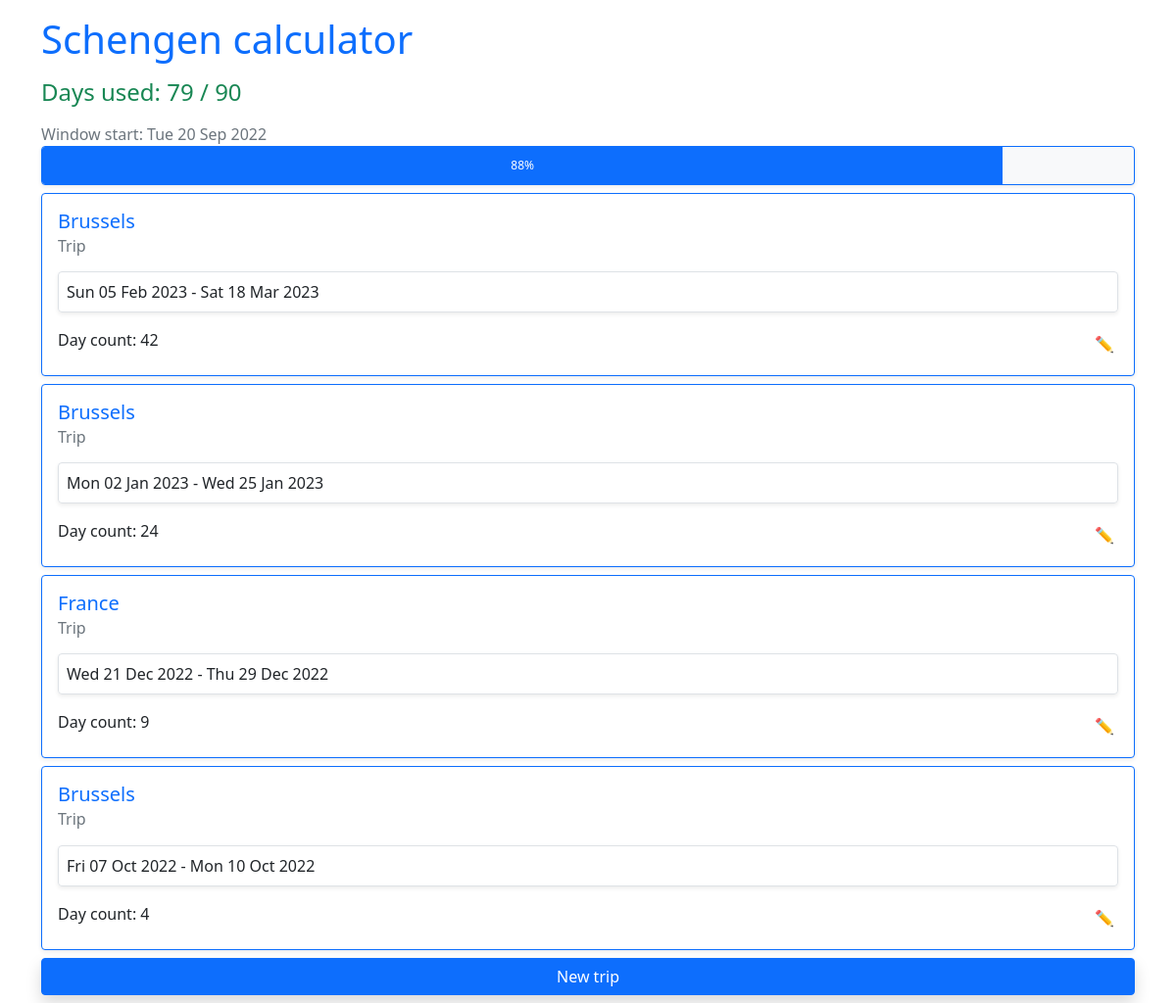
The app's page / (signed in) with its own data.
### main/models.py (models this page shows, shortened)
class Trip(models.Model):
    name = models.CharField(max_length=100, default=settings.DEFAULT_NAME, null=True)
    start_date = models.DateTimeField(auto_now=False, null=False)
    end_date = models.DateTimeField(auto_now=False, null=True)
    current = models.BooleanField(null=False, default=settings.DEFAULT_CURRENT)
    day_count = models.IntegerField(null=False, default=settings.DEFAULT_DAY_COUNT)

### main/views.py (the view)
# urls.py: path('', views.home_view, name='home'),
@login_required()
def home_view(request):
    trips = get_windows_trips()
    window_start = get_window_start()
    count = 0
    for trip in trips:
        update_open_trip(trip.pk)
        if trip.start_date.date() < window_start:
            days_in_window = (trip.end_date.date() - window_start).days
            print(f'Trip at end of window')
            print(f'Days in window: {days_in_window}')
            count += days_in_window
        else:
            count += trip.day_count
    progress = round((count / 90) * 100)
    context = {
        'trips': trips,
        'count': count,
        'progress': progress,
        'window_start': get_window_start()
    }
    return render(request, 'main/home.html', context=context)

### main/utils.py (called while the page is built)
def get_windows_trips():
    trips = Trip.objects.filter(
        end_date__gte=get_window_start()).order_by('-end_date')
    return trips

def get_window_start():
    today = date.today()
    window_start = today - timedelta(days=180)
    return window_start

def update_open_trip(trip_pk):
    trip = Trip.objects.get(pk=trip_pk)
    if trip.current:
        trip.end_date = datetime.now(timezone.utc)
        day_delta = round((trip.end_date - trip.start_date).days) + 1
        trip.day_count = day_delta
        trip.save()

### main/templates/main/home.html
{% extends 'main/base.html' %}
{% block content %}
    <div class="container pt-3">
        <div class="h1 text-primary mb-3">Schengen calculator</div>
        {% if count > 90 %}
            <div class="h4 text-danger mb-3">Days used: {{ count }} / 90</div>
        {% else %}
            <div class="h4 text-success mb-3">Days used: {{ count }} / 90</div>
        {% endif %}
        <div class="text-secondary">Window start: {{ window_start|date:"D d M Y" }}</div>
        <div class="progress bg-light shadow-sm border border-primary" style="height: 40px">
            <div class="progress-bar" role="progressbar" style="width: {{ progress }}%" aria-valuenow="{{ progress }}" aria-valuemin="0" aria-valuemax="100">{{ progress }}%</div>
          </div>
        {%  if trips %}
            {% for trip in trips %}
                {% include "main/trip_card.html" with trip=trip %}
            {% endfor %}
        {% else %}
            <div class="text-secondary mb-2">No trips recorded in the Schengen window. Add a trip below!</div>
        {% endif %}
        <div class="d-grid gap-2 mb-2">
            <a class="btn btn-primary shadow"
               role="button"
               href="{% url 'new_trip' %}">New trip</a>
        </div>
    </div>
{% endblock content %}

### main/templates/main/trip_card.html
{% if trip.current == True %}
<div class="card mt-2 mb-2 shadow-sm border-success border-3">
  <div class="card-body">
    <h5 class="card-title text-success">{{ trip.name }} - Current</h5>
    <h6 class="card-subtitle mb-3 text-muted">Trip</h6>
    <div class="border rounded p-2 shadow-sm mb-3">
      {{ trip.start_date|date:"D d M Y" }} - {{ trip.end_date|date:"D d M Y" }}
    </div>
    <div class="d-flex align-content-end">
      <div class="me-auto">Day count: {{ trip.day_count }}</div>
      <a
        role="button"
        class="button-secondary p-1 text-decoration-none"
        href="{% url 'trip-view' trip.pk %}"
        >✏️</a
      >
      <a
        role="button"
        class="button-secondary p-1 text-decoration-none"
        href="{% url 'refresh-trip' trip.pk %}"
        >↻</a
      >
    </div>
  </div>
</div>
{% else %}
<div class="card mt-2 mb-2 shadow-sm border-primary">
  <div class="card-body">
    <h5 class="card-title text-primary">{{ trip.name }}</h5>
    <h6 class="card-subtitle mb-3 text-muted">Trip</h6>
    <div class="border rounded p-2 shadow-sm mb-3">
      {{ trip.start_date|date:"D d M Y" }} - {{ trip.end_date|date:"D d M Y" }}
    </div>
    <div class="d-flex align-content-end">
      <div class="me-auto">Day count: {{ trip.day_count }}</div>
      <a
        role="button"
        class="button-secondary p-1 text-decoration-none"
        href="{% url 'trip-view' trip.pk %}"
        class="ms-auto"
        >✏️</a
      >
    </div>
  </div>
</div>
{% endif %}

### records on screen
Trip: name "Brussels", start_date "Sun 05 Feb 2023", end_date "Sat 18 Mar 2023", day_count "42"
Trip: name "Brussels", start_date "Mon 02 Jan 2023", end_date "Wed 25 Jan 2023", day_count "24"
Trip: name "France", start_date "Wed 21 Dec 2022", end_date "Thu 29 Dec 2022", day_count "9"
Trip: name "Brussels", start_date "Fri 07 Oct 2022", end_date "Mon 10 Oct 2022", day_count "4"

### other values on screen
{{ count }} "79"
{{ window_start|date:"D d M Y" }} "Tue 20 Sep 2022"
{{ progress }} "88"
